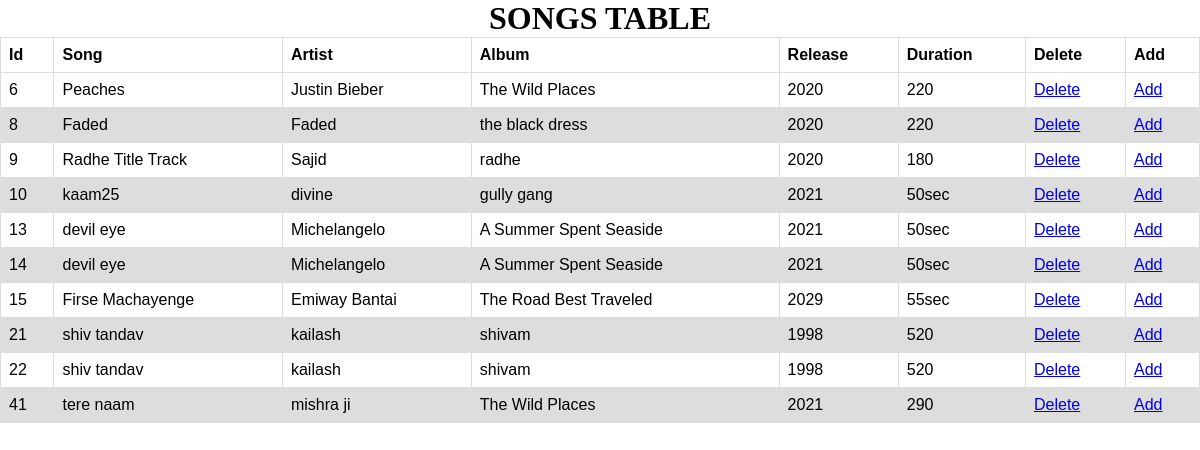
Page /view_data.php on the committed database.
### tables this page shows
CREATE TABLE `song_table` (
  `Song_id` int(25) NOT NULL,
  `song_name` varchar(255) NOT NULL,
  `Song_artist` varchar(255) NOT NULL,
  `Song_album` varchar(255) NOT NULL,
  `Year_of_release` int(25) NOT NULL,
  `duration` varchar(111) NOT NULL
);

### view_data.php (the view, shortened to what this page needs)
<?php include "api/connection/db.php";
?>
<!DOCTYPE html>
<html>
<head>
  <link rel="stylesheet" href="css/style.css">
</head>
<body>
<h1>SONGS TABLE</h1>
<table>
  <thead>
     <tr>
                                    <th>Id</th>
                                    <th>Song</th>
                                    <th>Artist </th>
                                    <th>Album</th>
                                    <th>Release</th>
                                    <th>Duration</th>
                                     <th>Delete</th>
                                    <th>Add</th>
                                </tr>
  </thead>
  <?php
 $query = "SELECT * FROM `song_table` " ;
                $result_categories = mysqli_query($connection,$query);
                  while ($row = mysqli_fetch_assoc($result_categories)) {
                    $song_id = $row['Song_id'];
                 $song_name = $row['song_name'];
                 $song_artist= $row['Song_artist'];
                     $song_album = $row['Song_album'];
                      $release = $row['Year_of_release'];
                       $duration = $row['duration'];
                 ?>
                 <tody>
                  <?php
 echo "<tr>";
                                   echo "<td>$song_id</td>";
                                 echo "<td>  $song_name</td>";
                                     echo "<td>$song_artist</td>";
                                   echo "<td> $song_album</td>";
                                   echo "<td>$release</td>";
                                    echo "<td> $duration</td>";
                                      echo "<td><a href='view_data.php?delete=$song_id'>Delete</a></td>";
                                     echo "<td><a href='index.php'>Add</a></td>";
 echo "</tr>";
}
                  ?>
                 </tody>
</table>
</body>
</html>

### css/style.css (style rules this page uses)
* { margin : 0px auto; padding : 0px; }
h1 { text-align: center; }
table { font-family: arial, sans-serif; border-collapse: collapse; width: 100%; }
td, th { border: 1px solid #dddddd; text-align: left; padding: 8px; }
tr:nth-child(even) { background-color: #dddddd; }

### rows in the picture
song_table: Song_id "6", song_name "Peaches", Song_artist "Justin Bieber", Song_album "The Wild Places", Year_of_release "2020", duration "220"
song_table: Song_id "8", song_name "Faded", Song_artist "Faded", Song_album "the black dress", Year_of_release "2020", duration "220"
song_table: Song_id "9", song_name "Radhe Title Track", Song_artist "Sajid", Song_album "radhe", Year_of_release "2020", duration "180"
song_table: Song_id "10", song_name "kaam25", Song_artist "divine", Song_album "gully gang", Year_of_release "2021", duration "50sec"
song_table: Song_id "13", song_name "devil eye", Song_artist "Michelangelo", Song_album "A Summer Spent Seaside", Year_of_release "2021", duration "50sec"
song_table: Song_id "14", song_name "devil eye", Song_artist "Michelangelo", Song_album "A Summer Spent Seaside", Year_of_release "2021", duration "50sec"
song_table: Song_id "15", song_name "Firse Machayenge", Song_artist "Emiway Bantai", Song_album "The Road Best Traveled", Year_of_release "2029", duration "55sec"
song_table: Song_id "21", song_name "shiv tandav", Song_artist "kailash", Song_album "shivam", Year_of_release "1998", duration "520"
song_table: Song_id "22", song_name "shiv tandav", Song_artist "kailash", Song_album "shivam", Year_of_release "1998", duration "520"
song_table: Song_id "41", song_name "tere naam", Song_artist "mishra ji", Song_album "The Wild Places", Year_of_release "2021", duration "290"
